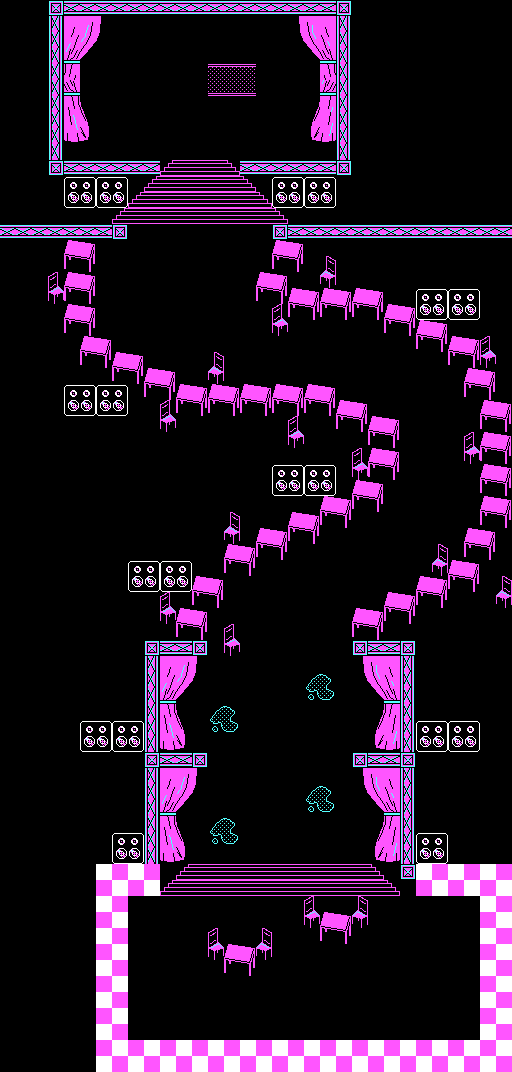

Rendered tile map (Tiled .tmx) drawn with the repository's tilesets; below, a short description and the map source with its tile grids summarised:
An orthogonal 32x67 tile map with 16x16 px tiles, 1 tile layer (Tile Layer 1).

<map version="1.0" orientation="orthogonal" renderorder="right-down" width="32" height="67" tilewidth="16" tileheight="16" nextobjectid="1">
 <tileset firstgid="1" name="stage" tilewidth="16" tileheight="16" tilecount="72" columns="9">
  <image source="stage.png" width="144" height="128" />
 </tileset>
 <layer name="Tile Layer 1" width="32" height="67">
  <data>[2144 cells, 2144 non-empty, 57 distinct tile ids]</data>
 </layer>
</map>